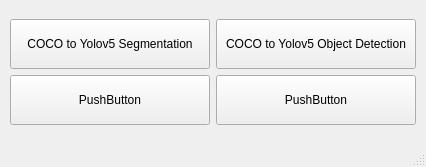
<?xml version="1.0" encoding="UTF-8"?>
<ui version="4.0">
 <class>MainWindow</class>
 <widget class="QMainWindow" name="MainWindow">
  <property name="geometry">
   <rect>
    <x>0</x>
    <y>0</y>
    <width>426</width>
    <height>167</height>
   </rect>
  </property>
  <property name="windowTitle">
   <string>Main</string>
  </property>
  <widget class="QWidget" name="centralwidget">
   <layout class="QGridLayout" name="gridLayout_2">
    <item row="0" column="0">
     <layout class="QGridLayout" name="gridLayout">
      <item row="1" column="0">
       <widget class="QPushButton" name="pushButton_2">
        <property name="sizePolicy">
         <sizepolicy hsizetype="Fixed" vsizetype="Fixed">
          <horstretch>0</horstretch>
          <verstretch>0</verstretch>
         </sizepolicy>
        </property>
        <property name="minimumSize">
         <size>
          <width>200</width>
          <height>50</height>
         </size>
        </property>
        <property name="text">
         <string>PushButton</string>
        </property>
       </widget>
      </item>
      <item row="0" column="0">
       <widget class="QPushButton" name="button_Coco2YoloSeg">
        <property name="sizePolicy">
         <sizepolicy hsizetype="Fixed" vsizetype="Fixed">
          <horstretch>0</horstretch>
          <verstretch>0</verstretch>
         </sizepolicy>
        </property>
        <property name="minimumSize">
         <size>
          <width>200</width>
          <height>50</height>
         </size>
        </property>
        <property name="text">
         <string>COCO to Yolov5 Segmentation</string>
        </property>
       </widget>
      </item>
      <item row="0" column="1">
       <widget class="QPushButton" name="button_Coco2YoloObj">
        <property name="sizePolicy">
         <sizepolicy hsizetype="Fixed" vsizetype="Fixed">
          <horstretch>0</horstretch>
          <verstretch>0</verstretch>
         </sizepolicy>
        </property>
        <property name="minimumSize">
         <size>
          <width>200</width>
          <height>50</height>
         </size>
        </property>
        <property name="text">
         <string>COCO to Yolov5 Object Detection</string>
        </property>
       </widget>
      </item>
      <item row="1" column="1">
       <widget class="QPushButton" name="pushButton_4">
        <property name="sizePolicy">
         <sizepolicy hsizetype="Fixed" vsizetype="Fixed">
          <horstretch>0</horstretch>
          <verstretch>0</verstretch>
         </sizepolicy>
        </property>
        <property name="minimumSize">
         <size>
          <width>200</width>
          <height>50</height>
         </size>
        </property>
        <property name="text">
         <string>PushButton</string>
        </property>
       </widget>
      </item>
     </layout>
    </item>
   </layout>
  </widget>
  <widget class="QMenuBar" name="menubar">
   <property name="geometry">
    <rect>
     <x>0</x>
     <y>0</y>
     <width>426</width>
     <height>21</height>
    </rect>
   </property>
  </widget>
  <widget class="QStatusBar" name="statusbar"/>
 </widget>
 <resources/>
 <connections/>
</ui>
